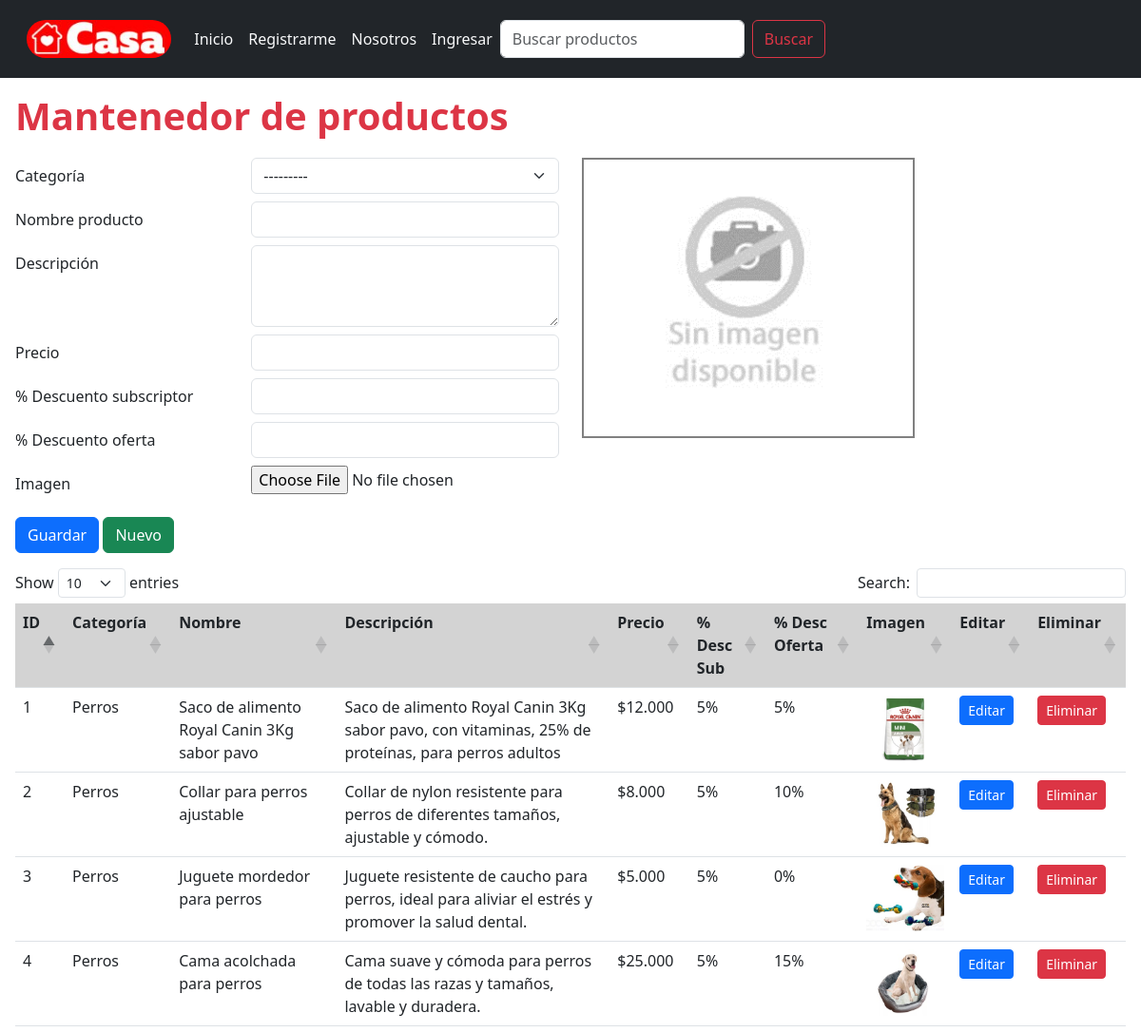
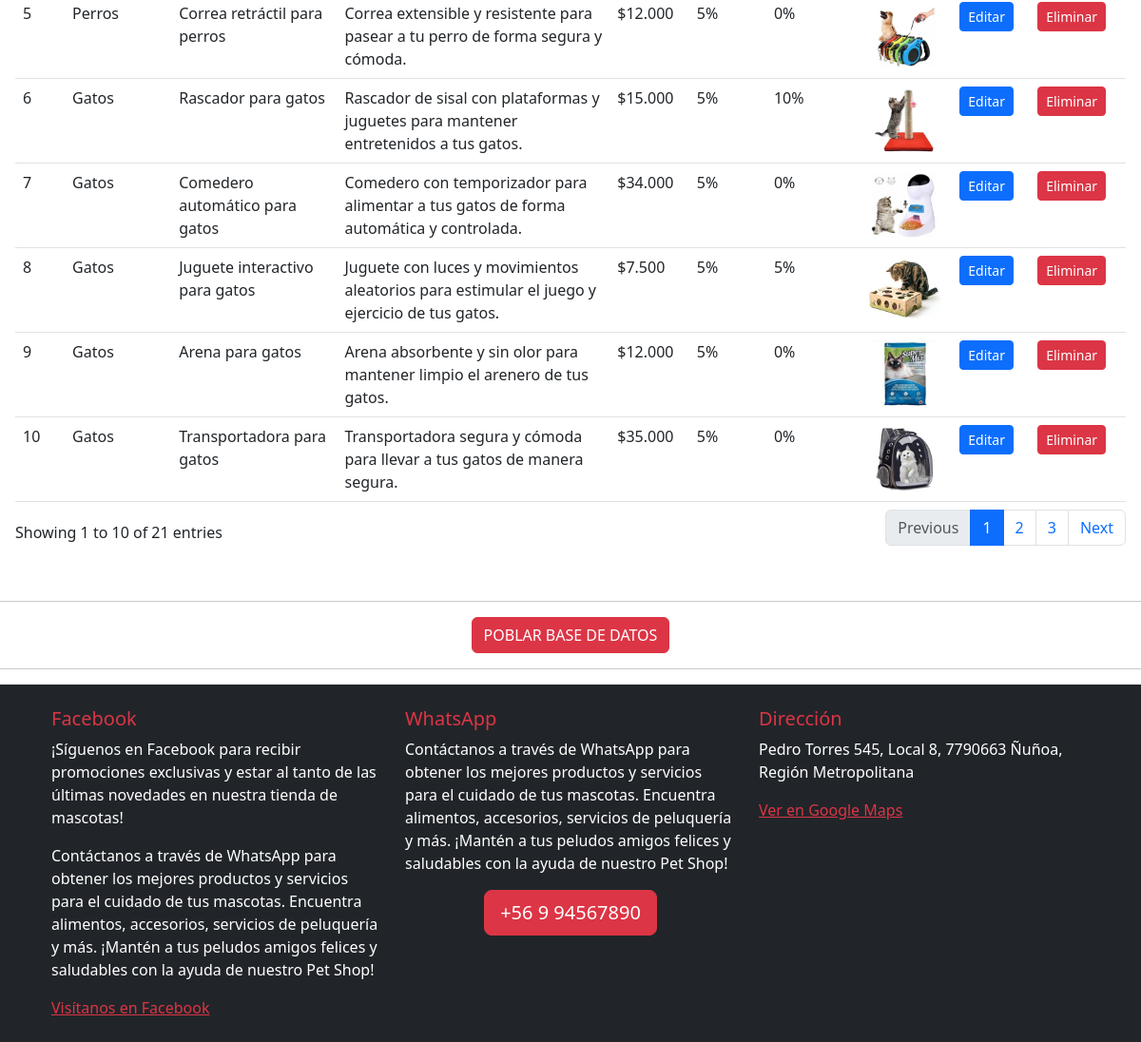
The page /admin_productos/crear/0 on the database its author committed (2 pictures, top to bottom).
### core/models.py (models this page shows, shortened)
class Producto(models.Model):
    categoria = models.ForeignKey(Categoria, on_delete=models.DO_NOTHING, verbose_name='Categoría')
    nombre = models.CharField(max_length=100, blank=False, null=False, verbose_name='Nombre producto')
    descripcion = models.CharField(max_length=400, blank=False, null=False, verbose_name='Descripción')
    precio = models.IntegerField(blank=False, null=False, verbose_name='Precio')
    descuento_subscriptor = models.IntegerField(
        validators=[MinValueValidator(0), MaxValueValidator(100)],
        blank=False,
        null=False,
        verbose_name='% Descuento subscriptor'
    )
    descuento_oferta = models.IntegerField(
        validators=[MinValueValidator(0), MaxValueValidator(100)],
        blank=False,
        null=False,
        verbose_name='% Descuento oferta'
    )
    imagen = models.ImageField(upload_to='productos/', blank=False, null=False, verbose_name='Imagen')
    class Meta:
        db_table = 'Producto'
        verbose_name = "Producto"
        verbose_name_plural = "Productos"
        ordering = ['categoria', 'nombre']

class Categoria(models.Model):
    nombre = models.CharField(max_length=100, blank=False, null=False, verbose_name='Nombre categoría')
    class Meta:
        db_table = 'Categoria'
        verbose_name = "Categoría de producto"
        verbose_name_plural = "Categorías de productos"
        ordering = ['nombre']
    def __str__(self):
        return f'{self.nombre}'

### core/views.py (the view, shortened to what this page needs)
# urls.py: path('admin_productos/<accion>/<id>', admin_productos, name='admin_productos'),
def admin_productos(request, accion, id):
    if request.method == 'GET':
        if accion == 'crear':
            form = ProductoForm()
        elif accion == 'actualizar':
            form = ProductoForm(instance=Producto.objects.get(id=id))
        elif accion == 'eliminar':
            messages.success(request, eliminar_registro(Producto, id))
            return redirect(admin_productos, 'crear', '0')
    productos = Producto.objects.all()
    datos = {
        'form': form,
        'productos': productos
    }
    return render(request, 'core/admin_productos.html', datos)

### core/forms.py
class ProductoForm(ModelForm):
    class Meta:
        model = Producto
        fields = '__all__'
        widgets = {
            'categoria': forms.Select(attrs=form_select),
            'nombre': forms.TextInput(attrs=form_control),
            'descripcion': forms.Textarea(attrs=form_text_area),
            'precio': forms.NumberInput(attrs=form_control),
            'descuento_subscriptor': forms.NumberInput(attrs=form_control),
            'descuento_oferta': forms.NumberInput(attrs=form_control),
            'imagen': forms.FileInput(attrs=form_file),
        }

### core/context_processors.py (called while the page is built, shortened)
def registrar_carrito(request):
    mostrar_carrito = False
    cantidad_productos = 0
    if request.user.is_authenticated:
        if request.user.perfil.tipo_usuario == 'Cliente':
            cantidad_productos = Carrito.objects.filter(cliente=request.user.perfil).count()
            mostrar_carrito = cantidad_productos > 0
    return {
        'mostrar_carrito': mostrar_carrito,
        'cantidad_productos': cantidad_productos,
    }

def carrito_variables(request):
    return {}

### core/templatetags/custom_filters.py (called while the page is built)
@register.filter
def formatear_dinero(value):
    value = round(value)
    value = f'${value:,}'
    value = value.replace(',', '.')
    return value

@register.filter
def formatear_porcentaje(value):
    return f'{value}%'

### core/templates/core/admin_productos.html (shortened to what this page needs)
{% extends 'core/base.html' %}
{% load static %}
{% load custom_filters %}
{% block content %}
  <h1 class="text-danger"> Mantenedor de productos </h1>
  <form method="POST" enctype="multipart/form-data" id="form">
    <div class="row">
      <div class="col-sm-12 col-md-6">
        <div class="form-row">
          {% for field in form %}
            <div class="form-group row mb-2">
              <label for="{{ field.id_for_label }}" class="col-sm-5 col-form-label">
                {{ field.label }}
              </label>
              <div class="col-sm-7">
                {{ field }}
              </div>
            </div>
          {% endfor %}
        </div>
      </div>
      <div class="col-sm-12 col-md-6">
        {% if form.imagen.value %}
          <img id="admin-producto-imagen" src="/media/{{ form.imagen.value }}">
        {% else %}
          <img id="admin-producto-imagen" src="{% static 'core/images/sin-imagen.png' %}">
        {% endif %}
      </div>
    </div>
    <div class="mt-2 mb-3">
      <input type="submit" class="btn btn-primary" value="Guardar">
      <a class="btn btn-success" href="{% url 'admin_productos' 'crear' '0' %}"> Nuevo </a>
    </div>
  </form>
  {% if productos %}
    <table id="tabla-principal" class="table table-hover">
        <thead>
            <tr>
          <tr>
            <th scope="col">ID</th>
            <th scope="col">Categoría</th>
            <th scope="col">Nombre</th>
            <th scope="col">Descripción</th>
            <th scope="col">Precio</th>
            <th scope="col">% Desc Sub</th>
            <th scope="col">% Desc Oferta</th>
            <th scope="col">Imagen </th>
            <th scope="col"> Editar </th>
            <th scope="col">Eliminar </th>
          </tr>
        </thead>
        <tbody>
            {% for producto in productos %}
                <tr>
                    <td> {{ producto.id }} </td>
                    <td> {{ producto.categoria }} </td>
                    <td> {{ producto.nombre }} </td>
                    <td> {{ producto.descripcion }} </td>
                    <td> {{ producto.precio|formatear_dinero }} </td>
                    <td> {{ producto.descuento_subscriptor|formatear_porcentaje }} </td>
                    <td> {{ producto.descuento_oferta|formatear_porcentaje }} </td>
                    <td>
                        <img src="/media/{{ producto.imagen }}" class="producto-sm" alt="">
                    </td>
                    <td>
                        <a href="{% url 'admin_productos' 'actualizar' producto.id %}" class="btn btn-primary btn-sm boton_chico"> Editar </a>
                    </td>
                    <td>
                        <form method="delete">
                            <a href="{% url 'admin_productos' 'eliminar' producto.id %}" class="btn btn-danger btn-sm boton_chico"> Eliminar </a>
                        </form>
                    </td>
                </tr>
            {% endfor %}
        </tbody>
    </table>
  {% endif %}
{% endblock content %}

### core/static/core/css/base.css (style rules this page uses)
h1 { color: red !important; font-weight: bolder; margin-bottom: 20px; }
th { vertical-align: top; background-color: lightgray !important; }
.producto-sm { width: 82px; height: 70px; }
#admin-producto-imagen { max-width: 350px; max-height: 350px; padding: 3px; border: 2px solid gray; }

### rows shown on the page
Producto: id "9", categoria "Gatos", nombre "Arena para gatos", descripcion "Arena absorbente y sin olor para mantener limpio el arenero de tus gatos.", precio "$12.000", descuento_subscriptor "5%", descuento_oferta "0%", imagen (picture)
Producto: id "7", categoria "Gatos", nombre "Comedero automático para gatos", descripcion "Comedero con temporizador para alimentar a tus gatos de forma automática y controlada.", precio "$34.000", descuento_subscriptor "5%", descuento_oferta "0%", imagen (picture)
Producto: id "8", categoria "Gatos", nombre "Juguete interactivo para gatos", descripcion "Juguete con luces y movimientos aleatorios para estimular el juego y ejercicio de tus gatos.", precio "$7.500", descuento_subscriptor "5%", descuento_oferta "5%", imagen (picture)
Producto: id "6", categoria "Gatos", nombre "Rascador para gatos", descripcion "Rascador de sisal con plataformas y juguetes para mantener entretenidos a tus gatos.", precio "$15.000", descuento_subscriptor "5%", descuento_oferta "10%", imagen (picture)
Producto: id "10", categoria "Gatos", nombre "Transportadora para gatos", descripcion "Transportadora segura y cómoda para llevar a tus gatos de manera segura.", precio "$35.000", descuento_subscriptor "5%", descuento_oferta "0%", imagen (picture)
Producto: id "4", categoria "Perros", nombre "Cama acolchada para perros", descripcion "Cama suave y cómoda para perros de todas las razas y tamaños, lavable y duradera.", precio "$25.000", descuento_subscriptor "5%", descuento_oferta "15%", imagen (picture)
Producto: id "2", categoria "Perros", nombre "Collar para perros ajustable", descripcion "Collar de nylon resistente para perros de diferentes tamaños, ajustable y cómodo.", precio "$8.000", descuento_subscriptor "5%", descuento_oferta "10%", imagen (picture)
Producto: id "5", categoria "Perros", nombre "Correa retráctil para perros", descripcion "Correa extensible y resistente para pasear a tu perro de forma segura y cómoda.", precio "$12.000", descuento_subscriptor "5%", descuento_oferta "0%", imagen (picture)
Producto: id "3", categoria "Perros", nombre "Juguete mordedor para perros", descripcion "Juguete resistente de caucho para perros, ideal para aliviar el estrés y promover la salud dental.", precio "$5.000", descuento_subscriptor "5%", descuento_oferta "0%", imagen (picture)
Producto: id "1", categoria "Perros", nombre "Saco de alimento Royal Canin 3Kg sabor pavo", descripcion "Saco de alimento Royal Canin 3Kg sabor pavo, con vitaminas, 25% de proteínas, para perros adultos", precio "$12.000", descuento_subscriptor "5%", descuento_oferta "5%", imagen (picture)

### other values the page prints
{{ field.label }} "Categoría" "Nombre producto" "Descripción" "Precio" "% Descuento subscriptor" "% Descuento oferta" "Imagen"
